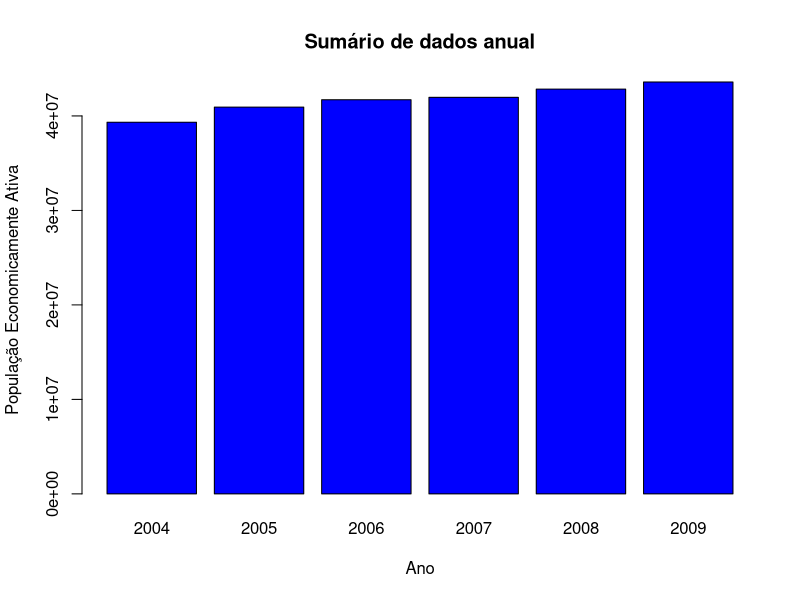

Recreate this plot in R.
dfPopulacaoEconomicamenteAtiva <- read.table(file="populacaoeconomicamenteativa.csv",header=TRUE,sep=";")
dfPopulacaoEconomicamenteAtiva

# a)
print(dim(dfPopulacaoEconomicamenteAtiva))
print(colnames(dfPopulacaoEconomicamenteAtiva))

# b)
allowedStates = c("RJ", "SP", "MG", "ES")
newDf <- dfPopulacaoEconomicamenteAtiva[dfPopulacaoEconomicamenteAtiva$Ano > 2003 & (dfPopulacaoEconomicamenteAtiva$Estado %in% allowedStates),]
newDf

# c)
summaryDf = aggregate(newDf$Populacao, by=list(Ano=newDf$Ano), FUN=sum)
summaryDf

# d)
barplot(summaryDf$x, names.arg=summaryDf$Ano, main="Sumário de dados anual", xlab="Ano", ylab="População Economicamente Ativa", col = c("blue"))
